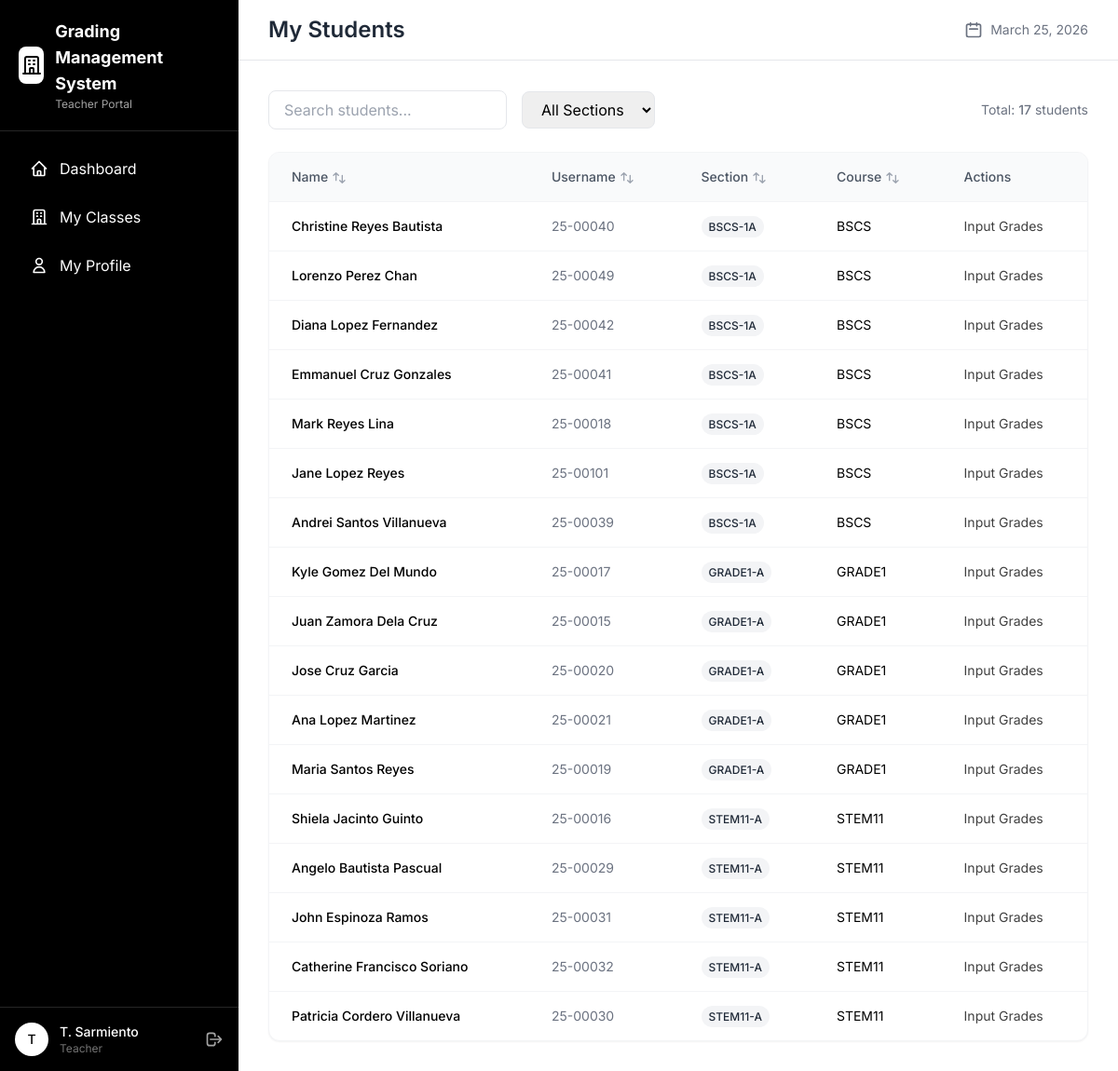
Screenshot of /teacher/students.php (signed in) with the database file from the repository.
### tables this page shows
CREATE TABLE IF NOT EXISTS `tbl_student` (
  `id` int NOT NULL AUTO_INCREMENT,
  `user_id` int DEFAULT NULL,
  `student_no` varchar(20) DEFAULT NULL,
  `given_name` varchar(100) DEFAULT NULL,
  `middle_name` varchar(100) DEFAULT NULL,
  `last_name` varchar(100) DEFAULT NULL,
  `section_id` int DEFAULT NULL,
  `guardian_name` varchar(200) DEFAULT NULL,
  `guardian_contact` varchar(50) DEFAULT NULL,
  `guardian_email` varchar(100) DEFAULT NULL,
  `suffix` varchar(20) DEFAULT NULL,
  `date_of_birth` date DEFAULT NULL,
  `place_of_birth` varchar(200) DEFAULT NULL,
  `sex` enum('Male','Female') DEFAULT NULL,
  `address` varchar(300) DEFAULT NULL,
  `primary_school` varchar(200) DEFAULT NULL,
  `primary_school_address` varchar(300) DEFAULT NULL,
  `primary_school_year` varchar(20) DEFAULT NULL,
  `intermediate_school` varchar(200) DEFAULT NULL,
  `intermediate_school_address` varchar(300) DEFAULT NULL,
  `intermediate_school_year` varchar(20) DEFAULT NULL,
  `secondary_school` varchar(200) DEFAULT NULL,
  `secondary_school_address` varchar(300) DEFAULT NULL,
  `secondary_school_year` varchar(20) DEFAULT NULL,
  `shs_school` varchar(200) DEFAULT NULL,
  `shs_school_address` varchar(300) DEFAULT NULL,
  `shs_school_year` varchar(20) DEFAULT NULL,
  `shs_strand` varchar(100) DEFAULT NULL,
  PRIMARY KEY (`id`),
  UNIQUE KEY `student_no` (`student_no`),
  KEY `user_id` (`user_id`),
  KEY `section_id` (`section_id`),
  CONSTRAINT `tbl_student_ibfk_1` FOREIGN KEY (`user_id`) REFERENCES `tbl_users` (`id`),
  CONSTRAINT `tbl_student_ibfk_2` FOREIGN KEY (`section_id`) REFERENCES `tbl_section` (`id`)
);

CREATE TABLE IF NOT EXISTS `tbl_users` (
  `id` int NOT NULL AUTO_INCREMENT,
  `username` varchar(50) NOT NULL,
  `password` varchar(255) NOT NULL,
  `role` enum('admin','teacher','student','principal','dean','registrar') NOT NULL,
  `status` varchar(20) DEFAULT 'active',
  `created_at` datetime DEFAULT CURRENT_TIMESTAMP,
  `updated_at` datetime DEFAULT CURRENT_TIMESTAMP ON UPDATE CURRENT_TIMESTAMP,
  PRIMARY KEY (`id`),
  UNIQUE KEY `username` (`username`)
);

CREATE TABLE IF NOT EXISTS `tbl_section` (
  `id` int NOT NULL AUTO_INCREMENT,
  `section_code` varchar(50) NOT NULL,
  `academic_track_id` int DEFAULT NULL,
  `level_id` int DEFAULT NULL,
  `sy_id` int DEFAULT NULL,
  `adviser_id` int DEFAULT NULL,
  `status` varchar(20) DEFAULT 'active',
  PRIMARY KEY (`id`),
  KEY `academic_track_id` (`academic_track_id`),
  KEY `sy_id` (`sy_id`),
  KEY `adviser_id` (`adviser_id`),
  KEY `level_id` (`level_id`),
  CONSTRAINT `tbl_section_ibfk_1` FOREIGN KEY (`academic_track_id`) REFERENCES `tbl_academic_track` (`id`),
  CONSTRAINT `tbl_section_ibfk_2` FOREIGN KEY (`sy_id`) REFERENCES `tbl_sy` (`id`),
  CONSTRAINT `tbl_section_ibfk_3` FOREIGN KEY (`adviser_id`) REFERENCES `tbl_teacher` (`id`),
  CONSTRAINT `tbl_section_level_fk` FOREIGN KEY (`level_id`) REFERENCES `level` (`id`)
);

CREATE TABLE IF NOT EXISTS `tbl_academic_track` (
  `id` int NOT NULL AUTO_INCREMENT,
  `code` varchar(20) NOT NULL,
  `desc` varchar(100) DEFAULT NULL,
  `status` varchar(20) DEFAULT 'active',
  `dept_id` int DEFAULT NULL,
  `enrollment_type` enum('yearly','semestral') DEFAULT 'yearly',
  PRIMARY KEY (`id`),
  KEY `dept_id` (`dept_id`),
  CONSTRAINT `tbl_academic_track_ibfk_1` FOREIGN KEY (`dept_id`) REFERENCES `tbl_departments` (`id`)
);

### includes/functions.php (called while the page is built, shortened)
<?php
function getCurrentDate() {
    return date('F d, Y');
}
function formatPersonName($row) {
    $parts = [];
    if (!empty($row['given_name'])) $parts[] = $row['given_name'];
    if (!empty($row['middle_name'])) $parts[] = $row['middle_name'];
    if (!empty($row['last_name'])) $parts[] = $row['last_name'];
    if (!empty($parts)) return trim(implode(' ', $parts));
    return '';
}

### config/database.php (called while the page is built, shortened)
<?php
class Database {
    private static $instance = null;
    private $conn;
    private function __construct() {
        try {
            $this->conn = new PDO(
                "mysql:host=" . DB_HOST . ";dbname=" . DB_NAME . ";charset=utf8mb4",
                DB_USER,
                DB_PASS,
                [
                    PDO::ATTR_ERRMODE => PDO::ERRMODE_EXCEPTION,
                    PDO::ATTR_DEFAULT_FETCH_MODE => PDO::FETCH_ASSOC,
                    PDO::ATTR_EMULATE_PREPARES => false
                ]
            );
        } catch (PDOException $e) {
            die("Connection failed: " . $e->getMessage());
        }
    }
    public static function getInstance() {
        if (self::$instance === null) {
            self::$instance = new self();
        }
        return self::$instance;
    }
    public function getConnection() {
        return $this->conn;
    }
}
function db() {
    return Database::getInstance()->getConnection();
}

### teacher/students.php (the view, shortened to what this page needs)
<?php
require_once '../config/database.php';
require_once '../includes/functions.php';
$teacherId = $_SESSION['teacher_id'] ?? 0;
$query = "
    SELECT DISTINCT st.*, sec.section_code, at.code as course_code, u.username
    FROM tbl_student st
    JOIN tbl_section sec ON st.section_id = sec.id
    JOIN tbl_teacher_subject ts ON ts.section_id = sec.id
    LEFT JOIN tbl_academic_track at ON sec.academic_track_id = at.id
    LEFT JOIN tbl_users u ON st.user_id = u.id
    WHERE ts.teacher_id = ? AND ts.status = 'active' AND sec.status = 'active'
";
$params = [$teacherId];
$query .= " ORDER BY sec.section_code, st.last_name, st.given_name";
$stmt = db()->prepare($query);
$stmt->execute($params);
$students = $stmt->fetchAll();
include '../includes/header.php';
include '../includes/sidebar_teacher.php';
?>
<main class="main-content lg:ml-64 min-h-screen">
    <div class="bg-white border-b border-gray-200 px-4 sm:px-8 py-4">
        <div class="flex flex-col sm:flex-row sm:items-center sm:justify-between gap-2">
            <h1 class="text-xl sm:text-2xl font-semibold text-gray-800">My Students</h1>
            <div class="flex items-center gap-2 text-gray-500 text-sm">
                <svg class="w-5 h-5 hidden sm:block" fill="none" stroke="currentColor" viewBox="0 0 24 24">
                    <path stroke-linecap="round" stroke-linejoin="round" stroke-width="2" d="M8 7V3m8 4V3m-9 8h10M5 21h14a2 2 0 002-2V7a2 2 0 00-2-2H5a2 2 0 00-2 2v12a2 2 0 002 2z"></path>
                </svg>
                <span><?= getCurrentDate() ?></span>
            </div>
        </div>
    </div>
    <div class="p-4 sm:p-8">
        <div class="flex flex-col sm:flex-row sm:items-center sm:justify-between gap-4 mb-6">
            <div class="flex flex-col sm:flex-row items-stretch sm:items-center gap-4">
                <div class="relative">
                    <input type="text" id="searchInput" placeholder="Search students..."
                        class="pl-4 pr-10 py-2 border border-gray-200 rounded-lg focus:ring-2 focus:ring-black focus:border-transparent w-full sm:w-64">
                </div>
                <select id="sectionFilter" onchange="filterBySection()"
                    class="px-4 py-2 border border-gray-200 rounded-lg focus:ring-2 focus:ring-black">
                    <option value="">All Sections</option>
                </select>
            </div>
            <div class="text-sm text-gray-500">
                Total: <span class="font-medium"><?= count($students) ?></span> students
            </div>
        </div>
        <div class="bg-white rounded-xl shadow-sm border border-gray-100 overflow-hidden">
            <div class="overflow-x-auto">
            <table class="w-full min-w-[600px]" id="dataTable">
                <thead class="bg-gray-50">
                    <tr class="text-left text-sm text-gray-600">
                        <th class="px-6 py-4 font-medium sortable">Name</th>
                        <th class="px-6 py-4 font-medium sortable">Username</th>
                        <th class="px-6 py-4 font-medium sortable">Section</th>
                        <th class="px-6 py-4 font-medium sortable">Course</th>
                        <th class="px-6 py-4 font-medium">Actions</th>
                    </tr>
                </thead>
                <tbody>
                    <?php foreach ($students as $student): ?>
                    <tr class="border-t border-gray-100 hover:bg-gray-50">
                        <td class="px-6 py-4 text-sm font-medium"><?= htmlspecialchars(formatPersonName($student)) ?></td>
                        <td class="px-6 py-4 text-sm text-gray-500"><?= htmlspecialchars($student['username'] ?? 'N/A') ?></td>
                        <td class="px-6 py-4 text-sm">
                            <span class="px-2 py-1 text-xs font-medium rounded-full bg-gray-100 text-gray-800">
                                <?= htmlspecialchars($student['section_code']) ?>
                            </span>
                        </td>
                        <td class="px-6 py-4 text-sm"><?= htmlspecialchars($student['course_code'] ?? 'N/A') ?></td>
                        <td class="px-6 py-4 text-sm">
                            <a href="grades.php?student=<?= $student['id'] ?>&section=<?= $student['section_id'] ?>"
                                class="text-neutral-700 hover:text-black">Input Grades</a>
                        </td>
                    </tr>
                    <?php endforeach; ?>
                </tbody>
            </table>
            </div>
        </div>
    </div>
</main>
<?php include '../includes/footer.php'; ?>

### includes/header.php (style rules this page uses)
body { font-family: 'Inter', sans-serif; }

### rows the page displays
tbl_student: student "Christine Reyes Bautista", user.username "25-00040", section.section_code "BSCS-1A", tbl_academic_track.code "BSCS"
tbl_student: student "Lorenzo Perez Chan", user.username "25-00049", section.section_code "BSCS-1A", tbl_academic_track.code "BSCS"
tbl_student: student "Diana Lopez Fernandez", user.username "25-00042", section.section_code "BSCS-1A", tbl_academic_track.code "BSCS"
tbl_student: student "Emmanuel Cruz Gonzales", user.username "25-00041", section.section_code "BSCS-1A", tbl_academic_track.code "BSCS"
tbl_student: student "Mark Reyes Lina", user.username "25-00018", section.section_code "BSCS-1A", tbl_academic_track.code "BSCS"
tbl_student: student "Jane Lopez Reyes", user.username "25-00101", section.section_code "BSCS-1A", tbl_academic_track.code "BSCS"
tbl_student: student "Andrei Santos Villanueva", user.username "25-00039", section.section_code "BSCS-1A", tbl_academic_track.code "BSCS"
tbl_student: student "Kyle Gomez Del Mundo", user.username "25-00017", section.section_code "GRADE1-A", tbl_academic_track.code "GRADE1"
tbl_student: student "Juan Zamora Dela Cruz", user.username "25-00015", section.section_code "GRADE1-A", tbl_academic_track.code "GRADE1"
tbl_student: student "Jose Cruz Garcia", user.username "25-00020", section.section_code "GRADE1-A", tbl_academic_track.code "GRADE1"
tbl_student: student "Ana Lopez Martinez", user.username "25-00021", section.section_code "GRADE1-A", tbl_academic_track.code "GRADE1"
tbl_student: student "Maria Santos Reyes", user.username "25-00019", section.section_code "GRADE1-A", tbl_academic_track.code "GRADE1"
tbl_student: student "Shiela Jacinto Guinto", user.username "25-00016", section.section_code "STEM11-A", tbl_academic_track.code "STEM11"
tbl_student: student "Angelo Bautista Pascual", user.username "25-00029", section.section_code "STEM11-A", tbl_academic_track.code "STEM11"
tbl_student: student "John Espinoza Ramos", user.username "25-00031", section.section_code "STEM11-A", tbl_academic_track.code "STEM11"
tbl_student: student "Catherine Francisco Soriano", user.username "25-00032", section.section_code "STEM11-A", tbl_academic_track.code "STEM11"
tbl_student: student "Patricia Cordero Villanueva", user.username "25-00030", section.section_code "STEM11-A", tbl_academic_track.code "STEM11"

### other values shown
substr($currentUser['name'] ?? 'T', 0, 1) "T"
$currentUser['name'] "T. Sarmiento"
getCurrentDate() "March 25, 2026"
count($students) "17"
